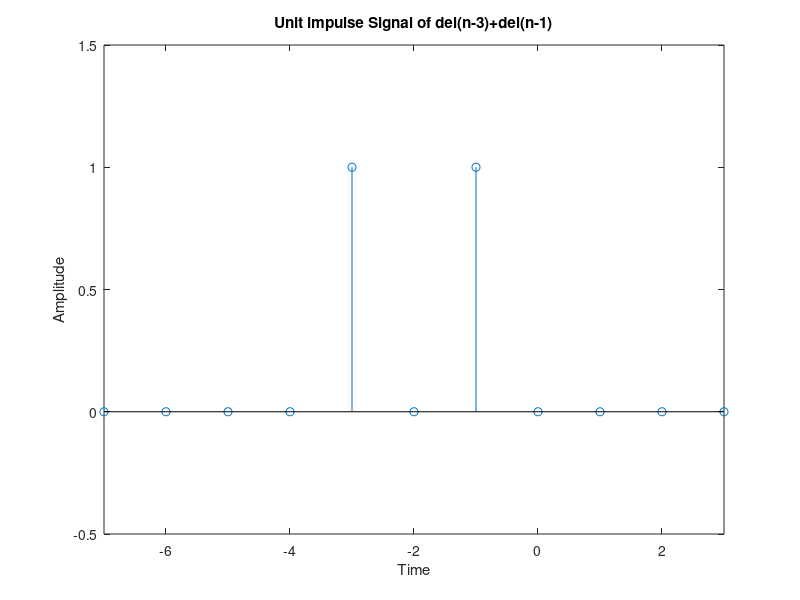

Source code (MATLAB):
% plotting unit impulse signal of u(n+3)
clc;
clear all;
clf;
t1=-7:1:3;
x1=[zeros(1,4),1,0,1,zeros(1,4)];
figure(1);
plot(t1,x1);
stem(t1,x1);
axis([-7 3 -.5 1.5]);
xlabel('Time');
ylabel('Amplitude');
title('Unit impulse Signal of del(n-3)+del(n-1)'); 